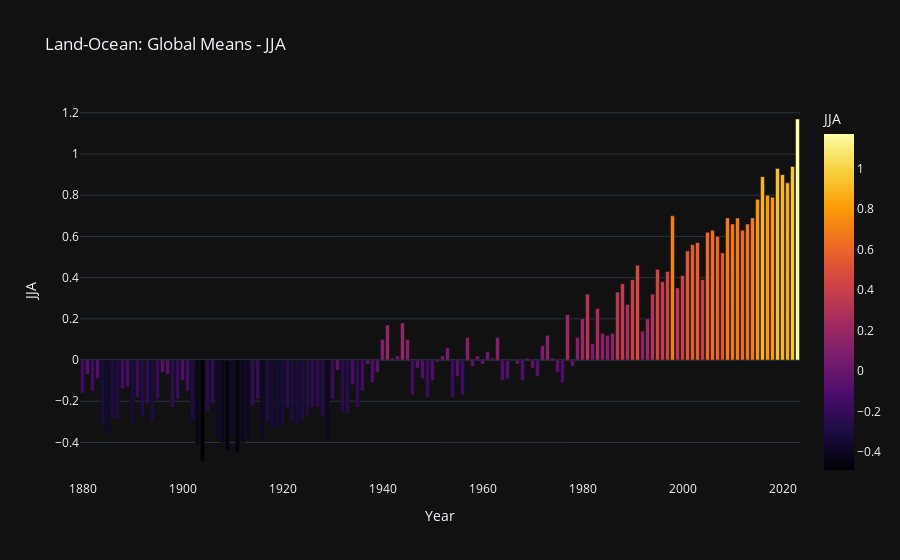

Write notebook code for a chart like this one.
### Markdown cell above
### Colour-coded vertical bar chart in Plotly

### Code cell
period = 'JJA'
scale = 'inferno'
px.bar(df, x='Year', y = period, color=period, title = f"{title} - {period}", color_continuous_scale=scale, template='plotly_dark')

### Figure 1 — Plotly figure (JSON) as saved in the notebook; plotly's stock layout.template omitted (floating-point values rounded to 4 significant figures; data arrays with more than 128 entries replaced by an {"elided": "..."} marker saying what was removed)
{"data": [{"alignmentgroup": "True", "hovertemplate": "Year=%{x}<br>JJA=%{marker.color}<extra></extra>", "legendgroup": "", "marker": {"color": {"elided": "144 float values"}, "coloraxis": "coloraxis", "pattern": {"shape": ""}}, "name": "", "offsetgroup": "", "orientation": "v", "showlegend": false, "textposition": "auto", "type": "bar", "x": {"elided": "144 int values"}, "xaxis": "x", "y": {"elided": "144 float values"}, "yaxis": "y"}], "layout": {"barmode": "relative", "coloraxis": {"colorbar": {"title": {"text": "JJA"}}, "colorscale": [[0, "#000004"], [0.1111, "#1b0c41"], [0.2222, "#4a0c6b"], [0.3333, "#781c6d"], [0.4444, "#a52c60"], [0.5556, "#cf4446"], [0.6667, "#ed6925"], [0.7778, "#fb9b06"], [0.8889, "#f7d13d"], [1, "#fcffa4"]]}, "legend": {"tracegroupgap": 0}, "title": {"text": "Land-Ocean: Global Means - JJA"}, "xaxis": {"anchor": "y", "domain": [0, 1], "title": {"text": "Year"}}, "yaxis": {"anchor": "x", "domain": [0, 1], "title": {"text": "JJA"}}}}
